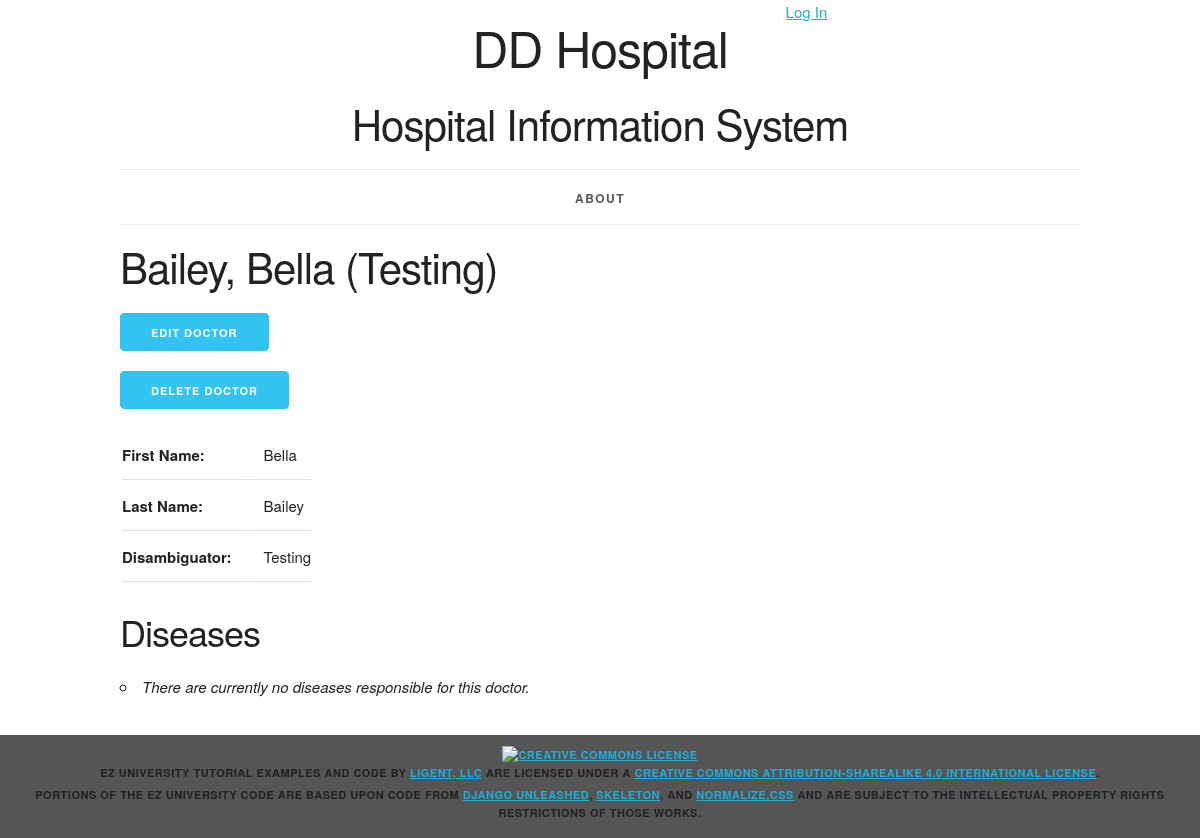
/doctor/138/, run on an earlier commit of the app's database.
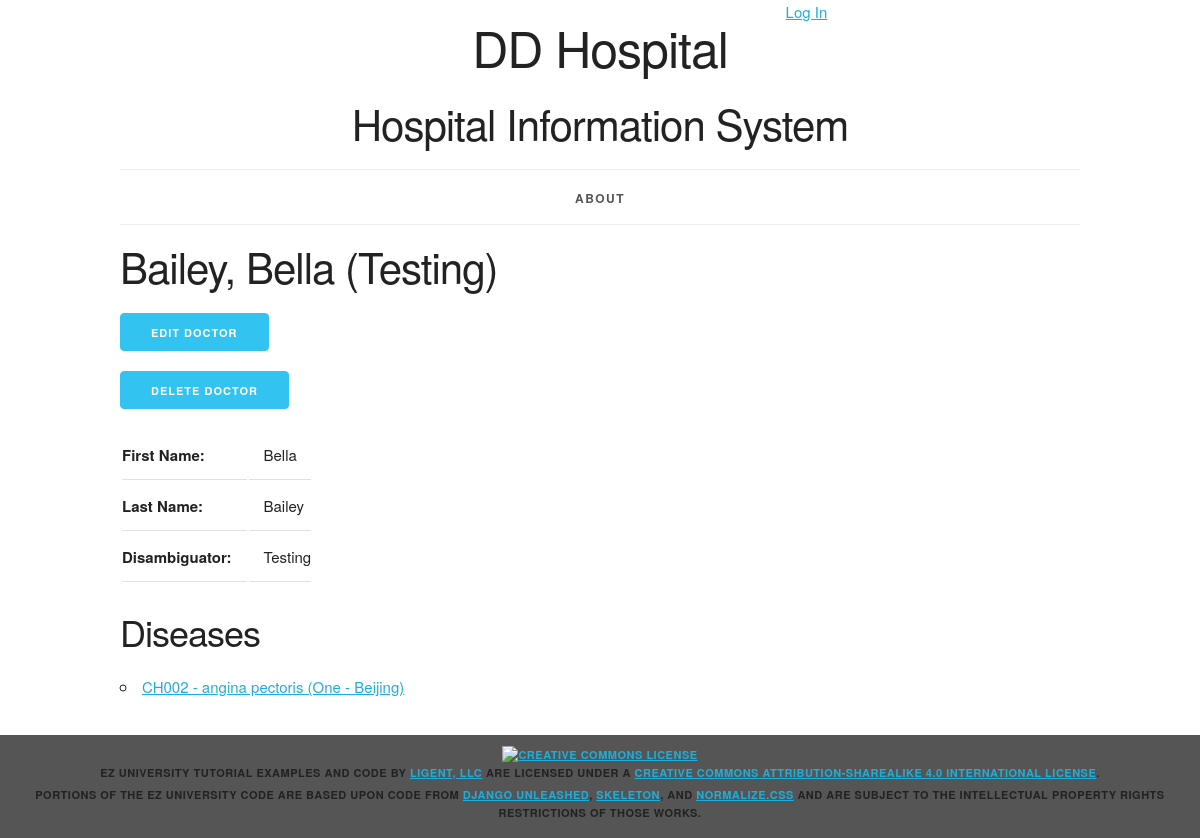
And on a later commit of the database.
### sysinfo/models.py (models this page shows, shortened)
class Disease(models.Model):
    disease_id = models.AutoField(primary_key=True)
    disease_name = models.CharField(max_length=20)
    hospital = models.ForeignKey(Hospital, related_name='diseases', on_delete=models.PROTECT)
    department = models.ForeignKey(Department, related_name='diseases', on_delete=models.PROTECT)
    doctor = models.ForeignKey(Doctor, related_name='diseases', on_delete=models.PROTECT)
    def __str__(self):
        return f'{self.department.department_number} - {self.disease_name} ({self.hospital.__str__()})'
    def get_absolute_url(self):
        return reverse('sysinfo_disease_detail_urlpattern',
                       kwargs={'pk': self.pk}
                       )
    class Meta:
        ordering = ['department', 'disease_name', 'hospital']
        constraints = [
            UniqueConstraint(fields=['hospital', 'department', 'disease_name'],
                             name='unique_disease')
        ]

class Department(models.Model):
    department_id = models.AutoField(primary_key=True)
    department_number = models.CharField(max_length=20)
    department_name = models.CharField(max_length=255)
    class Meta:
        ordering = ['department_number', 'department_name']
        constraints = [
            UniqueConstraint(fields=['department_number', 'department_name'], name='unique_department')
        ]

class Hospital(models.Model):
    hospital_id = models.AutoField(primary_key=True)
    street = models.ForeignKey(Street, related_name='hospitals', on_delete=models.PROTECT)
    city = models.ForeignKey(City, related_name='hospitals', on_delete=models.PROTECT)
    def __str__(self):
        return f'{self.street.street} - {self.city.city_name}'
    class Meta:
        ordering = ['street__street', 'city__city_sequence']
        constraints = [
            UniqueConstraint(fields=['street', 'city'], name='unique_hospital')
        ]

class Street(models.Model):
    street_id = models.AutoField(primary_key=True)
    street = models.IntegerField(unique=True)
    class Meta:
        ordering = ['street']

class City(models.Model):
    city_id = models.AutoField(primary_key=True)
    city_sequence = models.IntegerField(unique=True)
    city_name = models.CharField(max_length=45, unique=True)
    class Meta:
        ordering = ['city_sequence']

### sysinfo/views.py (the view)
class DoctorDetail(DetailView):
    model = Doctor
    def get_context_data(self, **kwargs):
        context = super(DetailView, self).get_context_data(**kwargs)
        doctor = self.get_object()
        disease_list = doctor.diseases.all()
        context['disease_list'] = disease_list
        return context

### sysinfo/models.py (called while the page is built)
    def __str__(self):
        result = ''
        if self.disambiguator == '':
            result = f'{self.last_name}, {self.first_name}'
        else:
            result = f'{self.last_name}, {self.first_name} ({self.disambiguator})'
        return result

    def get_update_url(self):
        return reverse('sysinfo_doctor_update_urlpattern',
                       kwargs={'pk': self.pk}
                       )

    def get_delete_url(self):
        return reverse(
            'sysinfo_doctor_delete_urlpattern',
            kwargs={'pk': self.pk}
        )

### sysinfo/templates/sysinfo/doctor_detail.html (shortened to what this page needs)
{% extends 'sysinfo/base.html' %}
{% block content %}
    <h2>{{ doctor }}</h2>
    <ul class="ezu-button-list">
        <li>
          <a href="{{ doctor.get_update_url }}"
             class="button button-primary">
            Edit Doctor</a></li>
        <li>
          <a href="{{ doctor.get_delete_url }}"
             class="button button-primary">
            Delete Doctor</a></li>
    </ul>
    <section>
        <table>
            <tr>
                <th>First Name:</th>
                <td>{{ doctor.first_name }}</td>
            </tr>
            <tr>
                <th>Last Name:</th>
                <td>{{ doctor.last_name }}</td>
            </tr>
            {% if doctor.disambiguator %}
                <tr>
                    <th>Disambiguator:</th>
                    <td>{{ doctor.disambiguator }}</td>
                </tr>
            {% endif %}
        </table>
    </section>
    <section>
        <h3>Diseases</h3>
        <ul>
            {% for disease in disease_list %}
                <li>
                    <a href="{{ disease.get_absolute_url }}">{{ disease }}</a>
                </li>
            {% empty %}
                <li><em>There are currently no diseases responsible for this doctor.</em></li>
            {% endfor %}
        </ul>
    </section>
{% endblock %}

What changed in the data, as far as the page shows it:
added Disease: department+disease_name+hospital "CH002 - angina pectoris (One - Beijing)"
Also different on the page:
text no longer shown: "There are currently no diseases responsible for this doctor."
